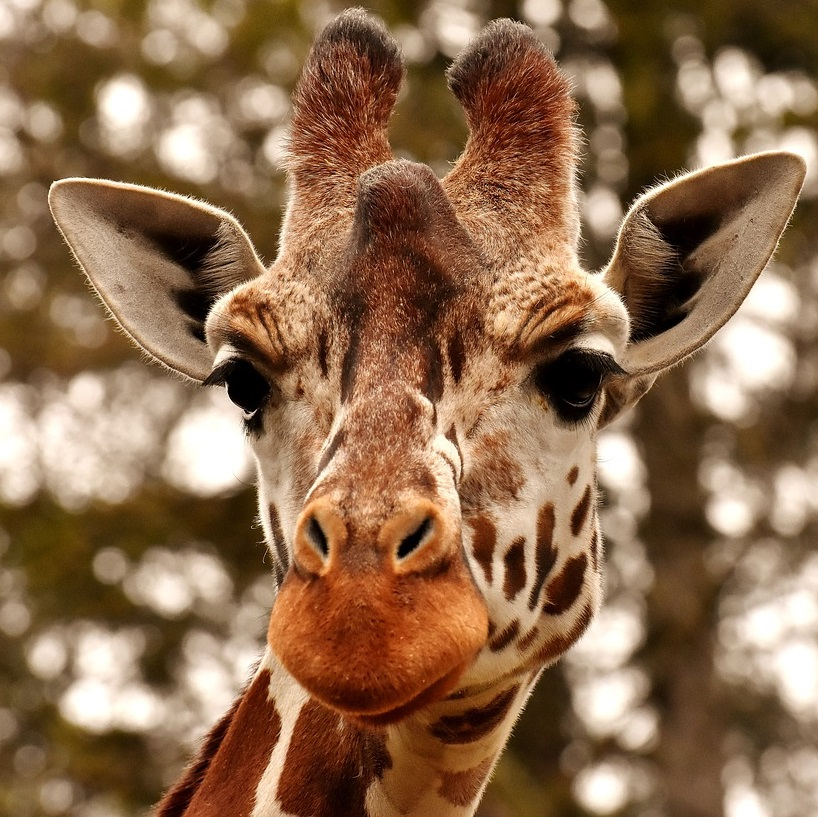
#> input picture Project-DBVP/Uebung1/giraffe.jpg, 818 x 817 px
$ jupyter execute 7.DCT.ipynb
#> lines starting #> are read from the running program, lines starting #| are printed output that depends on the picture
[cell 1]
import numpy as np
import matplotlib.pyplot as plt
from PIL import Image
from patchify import patchify, unpatchify


def dct(f):
    n = f.size
    c = np.zeros(n)
    c[0] = 1/np.sqrt(n)*np.sum(f)
    for k in range(1,n):
        c[k] = np.sqrt(2/n)*np.sum(f*np.cos(np.pi*k*(np.arange(n)+0.5)/n))
    return c

def idct(c):
    n = c.size
    f = np.zeros(n)
    for l in range(0,n):
        f[l] = np.sqrt(1/n)*c[0] + np.sqrt(2/n)*np.sum(c[1:n]*np.cos(np.pi*np.arange(1,n)*(l+0.5)/n))
    return f

def dct2(f):
    ny,nx = f.shape
    c = np.zeros([ny,nx])
    for s in range(ny):
        c[s,:] = dct(f[s,:])
    for t in range(nx):
        c[:,t] = dct(c[:,t])
    return c

def idct2(c):
    ny,nx = c.shape
    f = np.zeros([ny,nx])
    for s in range(ny):
        f[s,:] = idct(c[s,:])
    for t in range(nx):
        f[:,t] = idct(f[:,t])
    return f


def denoise_DCT(threshold, img):

    # Create Patches of size 16 x 16
    img_patch = patchify(img, [16,16])
    ny_block , nx_block , y_size_block, x_size_block = img_patch.shape

    img1 = 0 * np.copy(img_patch)
    for i in range (ny_block):
        for j in range(nx_block):
            img1[i,j]=dct2(img_patch[i,j])

    #Thresholding
    img1[abs(img1)< threshold] = 0


    idct_result = 0 * np.copy(img_patch)
    for i in range (ny_block):
        for j in range(nx_block):
            idct_result[i,j]= idct2(img1[i,j])


    # Recreate Image from Patches
    img_denoised = unpatchify(idct_result, img.shape)

    return img_denoised

def main():

    # Load Image
    img_dir = "giraffe.jpg"
    img_pil = Image.open(img_dir).convert('L')
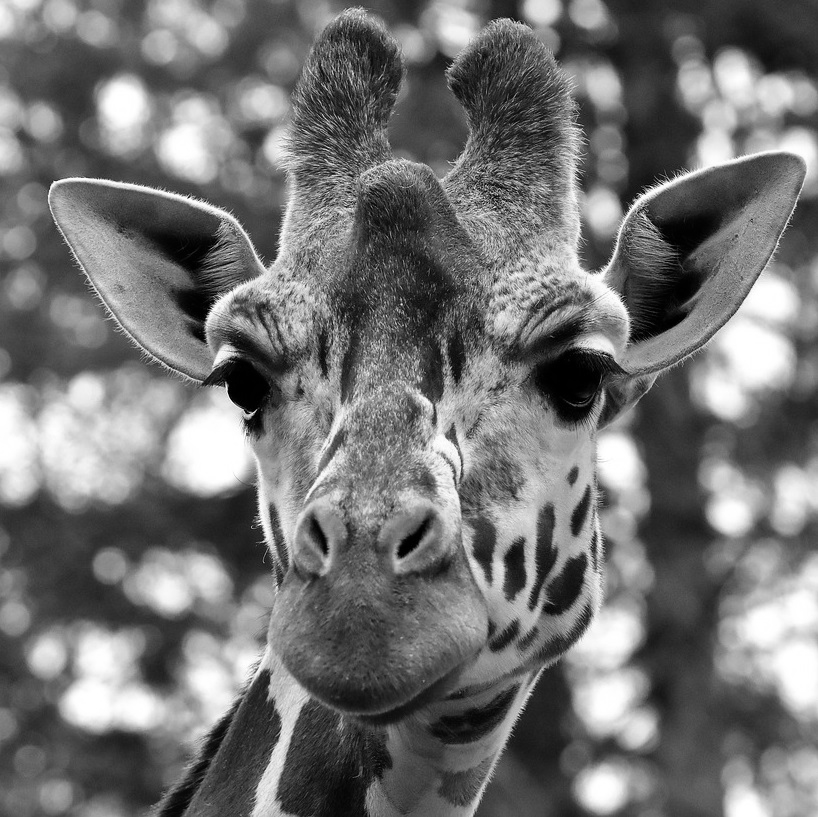
#> img_pil: PIL image 818x817 L; min 0, max 255, mean 115.1
    img_nonoise = np.array(img_pil.resize([256,256]))/255
    img_nonoise = img_nonoise[50:210,50:210]
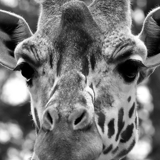
#> img_nonoise: shape (160, 160) float64; min 0, max 1, mean 0.46

    # Add Noise
    st = 0.05
    gaussian = np.random.normal(0, st, (img_nonoise.shape[0],img_nonoise.shape[1]))
    img = img_nonoise + gaussian
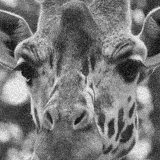
#> img: shape (160, 160) float64; min -0.154, max 1.15, mean 0.46; drawn with min black and max white

    # [7 lines of commented-out code are left out]

    threshold = st * 3
    img_denoised = denoise_DCT(threshold, img)

    # Plot
    plt.figure(figsize=(10,15))
    sp1 = plt.subplot(121)
    sp1.imshow(img_denoised, 'gray')
    sp1 = plt.subplot(122)
    sp1.imshow(img, 'gray')
    plt.show()


if __name__ == "__main__":
    main()
#> (the call stopped at in denoise_DCT, `img_patch = patchify(img, [16,16])`: patchify is not available in this run)

### DCT
$$z_l^0 = \frac{1}{\sqrt{n}} \text{   und   } z_l^k = \sqrt{\frac{2}{n}} \cos{\pi k x_l}$$
mit folgendem Sampling:
$$x_l= \frac{l+0.5}{n},\text{   mit   } l \in \{0,1,...,n-1 \}$$

### Implementieren der DCT Komponente Z als Matrix.

- Zeilen - Samplingpunkte - l
- Spalten - Funktionen - k

[cell 2]
import numpy as np
import matplotlib.pyplot as plt

n = 5
x = (np.arange(n)+ 0.5) /n
z0 = 1/ np.sqrt(n) * np.ones(n)
z1 = 2/np.sqrt(n) * np.cos(np.pi * 1 * x)
z2 = 2/np.sqrt(n) * np.cos(np.pi * 2 * x)
z3 = 2/np.sqrt(n) * np.cos(np.pi * 3 * x)
plt.figure(figsize=(16,4))
plt.plot(x,z0, "x--")
plt.plot(x,z1,"x--")
plt.plot(x,z2,"x--")
plt.plot(x,z3,"x--")
plt.show()
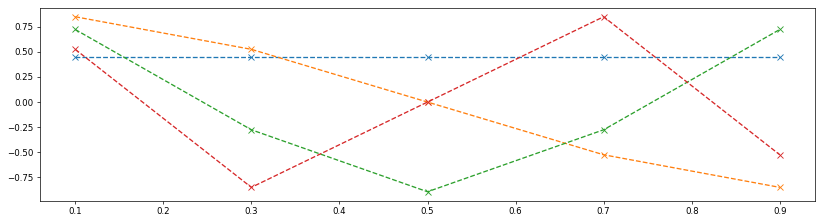
#> figure drawn by matplotlib, 1 panel

[cell 3]
import numpy as np
import matplotlib.pyplot as plt

# Anzahl der Samplingstellen
n = 5

# Abtaststellen
x = (np.arange(n) + 0.5) / n

# Matrix Z
Z = np.zeros([n,n])
Z[0,:] = np.ones(n) / np.sqrt(n)
plt.plot(Z[0,:])
for k in range(1,n):
    Z[k,:] = np.sqrt(2 / n) * np.cos( np.pi * k * x)
    plt.plot(Z[k,:])
plt.show()
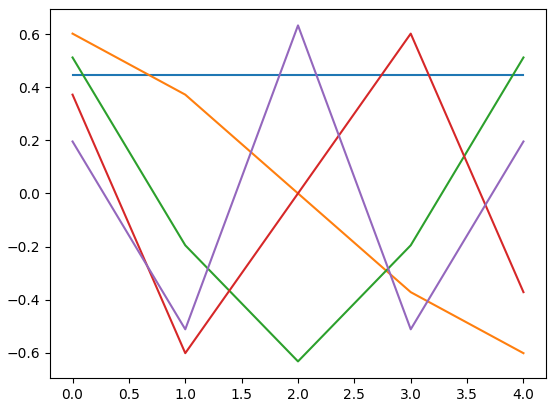
#> figure drawn by matplotlib, 1 panel
plt.imshow(Z)
plt.colorbar()
plt.show()
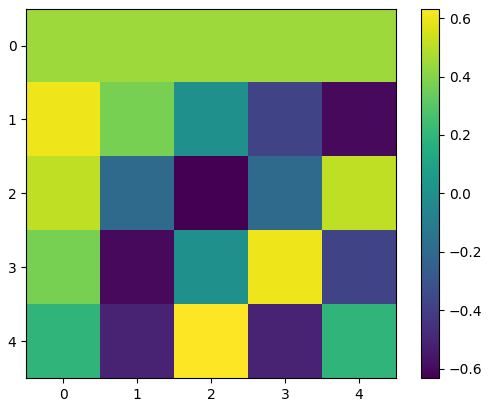
#> figure drawn by matplotlib, 2 panels

### Matrix Komponente sind Orthonormal

[cell 4]
print(np.round(Z@Z.T))
norm = np.sqrt(np.sum(Z[1,:]**2))
print(norm)

### Anwenden und Vergleich mit Scipy DCT

[cell 5]
from scipy.fftpack import dct as dct_scipy

dct = lambda f: Z@f
idct = lambda f: Z.T@f

f = np.random.rand(n)
c = dct(f)
dct_ergebnis_scipy = dct_scipy(f, norm="ortho")

print(c)
print(dct_ergebnis_scipy)

### 2D Visualisierung

[cell 6]
twod = np.outer(Z,Z)
plt.imshow(twod)
plt.show()
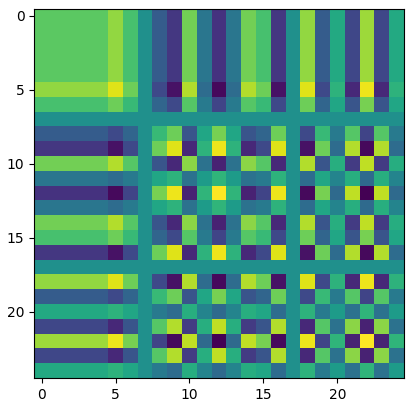
#> figure drawn by matplotlib, 1 panel

$ run again, with Project-DBVP/Uebung1/elk.jpg copied over Project-DBVP/Uebung1/giraffe.jpg
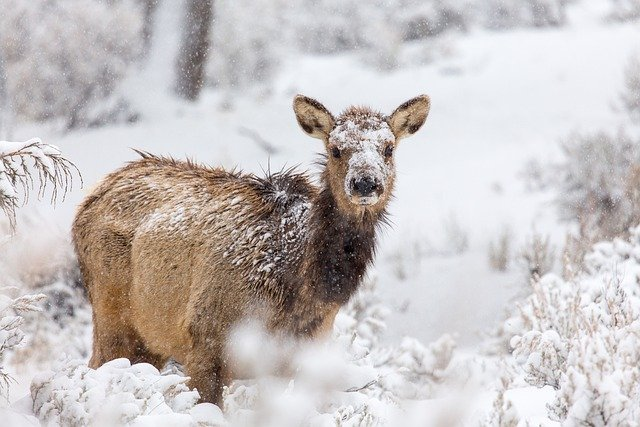
#> input picture Project-DBVP/Uebung1/elk.jpg, 640 x 427 px
#> in main, `img_nonoise = img_nonoise[50:210,50:210]`:
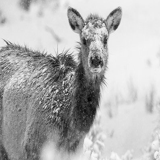
#> img_nonoise: shape (160, 160) float64; min 0.0157, max 0.973, mean 0.703
#> in main, `img = img_nonoise + gaussian`:
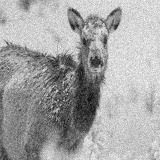
#> img: shape (160, 160) float64; min -0.0705, max 1.12, mean 0.703; drawn with min black and max white
